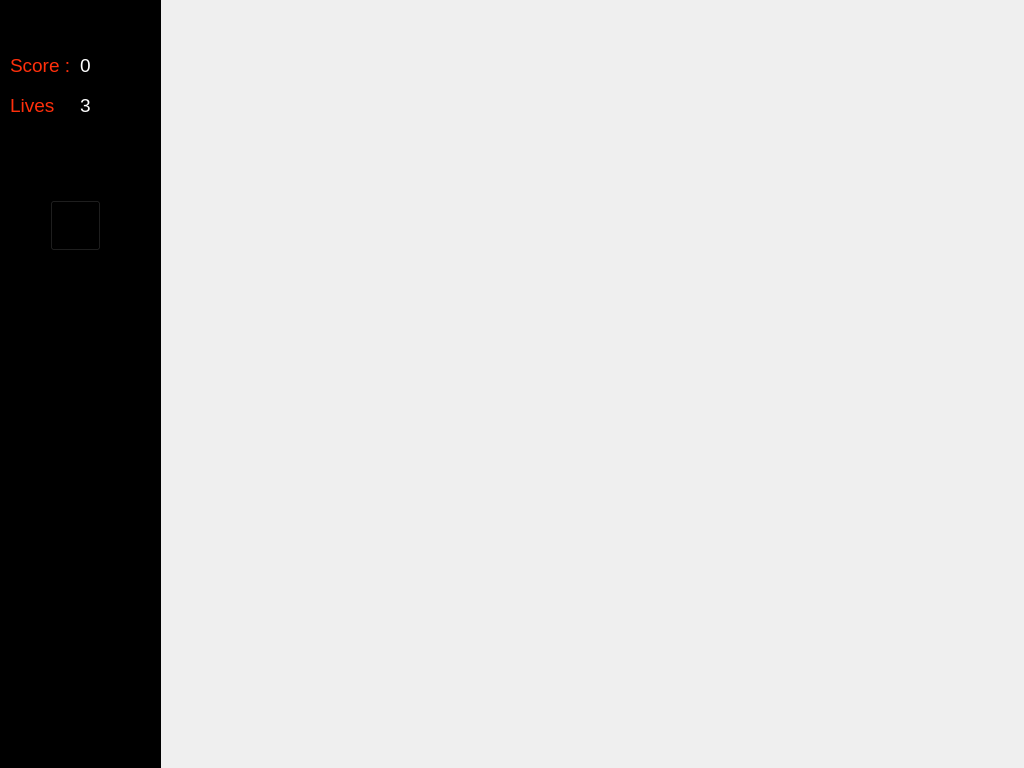
<?xml version="1.0" encoding="UTF-8"?>
<ui version="4.0">
 <class>WidgetGame</class>
 <widget class="QWidget" name="WidgetGame">
  <property name="geometry">
   <rect>
    <x>0</x>
    <y>0</y>
    <width>1024</width>
    <height>768</height>
   </rect>
  </property>
  <property name="windowTitle">
   <string>Dodge-It!</string>
  </property>
  <property name="styleSheet">
   <string notr="true">font: 75 12pt &quot;Ubuntu&quot;;
color: rgb(255, 255, 255);</string>
  </property>
  <widget class="QWidget" name="widget" native="true">
   <property name="geometry">
    <rect>
     <x>0</x>
     <y>0</y>
     <width>161</width>
     <height>781</height>
    </rect>
   </property>
   <property name="styleSheet">
    <string notr="true">background-color: rgb(0, 0, 0);</string>
   </property>
   <widget class="QLabel" name="lblScoreT">
    <property name="geometry">
     <rect>
      <x>10</x>
      <y>50</y>
      <width>61</width>
      <height>31</height>
     </rect>
    </property>
    <property name="styleSheet">
     <string notr="true">color: rgb(255, 47, 11);
font: 14pt;</string>
    </property>
    <property name="text">
     <string>Score :</string>
    </property>
   </widget>
   <widget class="QLabel" name="lblScore">
    <property name="geometry">
     <rect>
      <x>80</x>
      <y>50</y>
      <width>81</width>
      <height>31</height>
     </rect>
    </property>
    <property name="styleSheet">
     <string notr="true">font: 14pt;</string>
    </property>
    <property name="text">
     <string>0</string>
    </property>
   </widget>
   <widget class="QLabel" name="lblLivesT">
    <property name="geometry">
     <rect>
      <x>10</x>
      <y>90</y>
      <width>51</width>
      <height>31</height>
     </rect>
    </property>
    <property name="styleSheet">
     <string notr="true">font: 14pt;
color: rgb(255, 47, 11)</string>
    </property>
    <property name="text">
     <string>Lives :</string>
    </property>
   </widget>
   <widget class="QLabel" name="lblLives">
    <property name="geometry">
     <rect>
      <x>80</x>
      <y>90</y>
      <width>16</width>
      <height>31</height>
     </rect>
    </property>
    <property name="styleSheet">
     <string notr="true">font: 14pt;</string>
    </property>
    <property name="text">
     <string>3</string>
    </property>
   </widget>
   <widget class="QPushButton" name="btnPause">
    <property name="geometry">
     <rect>
      <x>50</x>
      <y>200</y>
      <width>51</width>
      <height>51</height>
     </rect>
    </property>
    <property name="text">
     <string/>
    </property>
    <property name="icon">
     <iconset resource="images/resources.qrc">
      <normaloff>:/pause.png</normaloff>:/pause.png</iconset>
    </property>
    <property name="iconSize">
     <size>
      <width>45</width>
      <height>45</height>
     </size>
    </property>
    <property name="autoDefault">
     <bool>false</bool>
    </property>
   </widget>
   <widget class="QLabel" name="lblCheatMode">
    <property name="geometry">
     <rect>
      <x>10</x>
      <y>140</y>
      <width>131</width>
      <height>21</height>
     </rect>
    </property>
    <property name="text">
     <string/>
    </property>
   </widget>
   <widget class="QLabel" name="label">
    <property name="geometry">
     <rect>
      <x>0</x>
      <y>0</y>
      <width>161</width>
      <height>41</height>
     </rect>
    </property>
    <property name="text">
     <string/>
    </property>
    <property name="pixmap">
     <pixmap resource="images/resources.qrc">:/logooption1.png</pixmap>
    </property>
    <property name="scaledContents">
     <bool>true</bool>
    </property>
   </widget>
   <widget class="QLabel" name="SlowPixmap">
    <property name="geometry">
     <rect>
      <x>10</x>
      <y>290</y>
      <width>31</width>
      <height>31</height>
     </rect>
    </property>
    <property name="text">
     <string/>
    </property>
    <property name="scaledContents">
     <bool>true</bool>
    </property>
   </widget>
   <widget class="QLabel" name="TimerLabel1">
    <property name="geometry">
     <rect>
      <x>60</x>
      <y>300</y>
      <width>66</width>
      <height>17</height>
     </rect>
    </property>
    <property name="styleSheet">
     <string notr="true">font: 12pt;</string>
    </property>
    <property name="text">
     <string/>
    </property>
   </widget>
   <widget class="QLabel" name="TimerValue1">
    <property name="geometry">
     <rect>
      <x>120</x>
      <y>300</y>
      <width>41</width>
      <height>21</height>
     </rect>
    </property>
    <property name="text">
     <string/>
    </property>
   </widget>
  </widget>
  <widget class="QLabel" name="background">
   <property name="geometry">
    <rect>
     <x>0</x>
     <y>0</y>
     <width>1031</width>
     <height>771</height>
    </rect>
   </property>
   <property name="text">
    <string/>
   </property>
  </widget>
  <widget class="QLabel" name="lblSatyr">
   <property name="geometry">
    <rect>
     <x>590</x>
     <y>670</y>
     <width>28</width>
     <height>94</height>
    </rect>
   </property>
   <property name="baseSize">
    <size>
     <width>28</width>
     <height>94</height>
    </size>
   </property>
   <property name="text">
    <string/>
   </property>
   <property name="pixmap">
    <pixmap resource="images/resources.qrc">:/satyr.png</pixmap>
   </property>
   <property name="scaledContents">
    <bool>false</bool>
   </property>
   <property name="alignment">
    <set>Qt::AlignCenter</set>
   </property>
  </widget>
  <zorder>background</zorder>
  <zorder>widget</zorder>
  <zorder>lblSatyr</zorder>
 </widget>
 <layoutdefault spacing="6" margin="11"/>
 <resources>
  <include location="images/resources.qrc"/>
 </resources>
 <connections/>
</ui>
